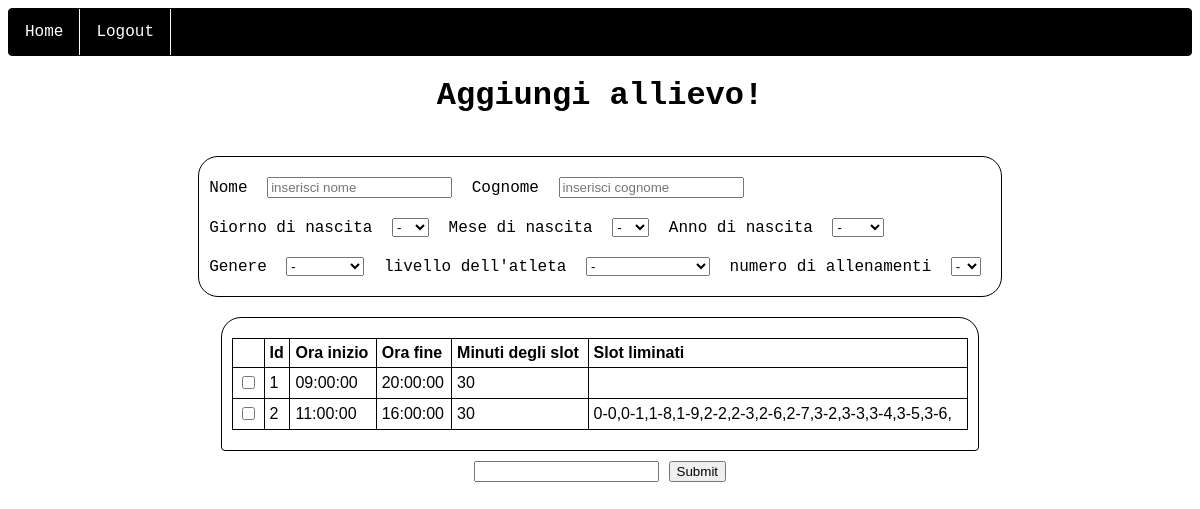
Page /home/aggiungi (signed in) on the earlier database version.
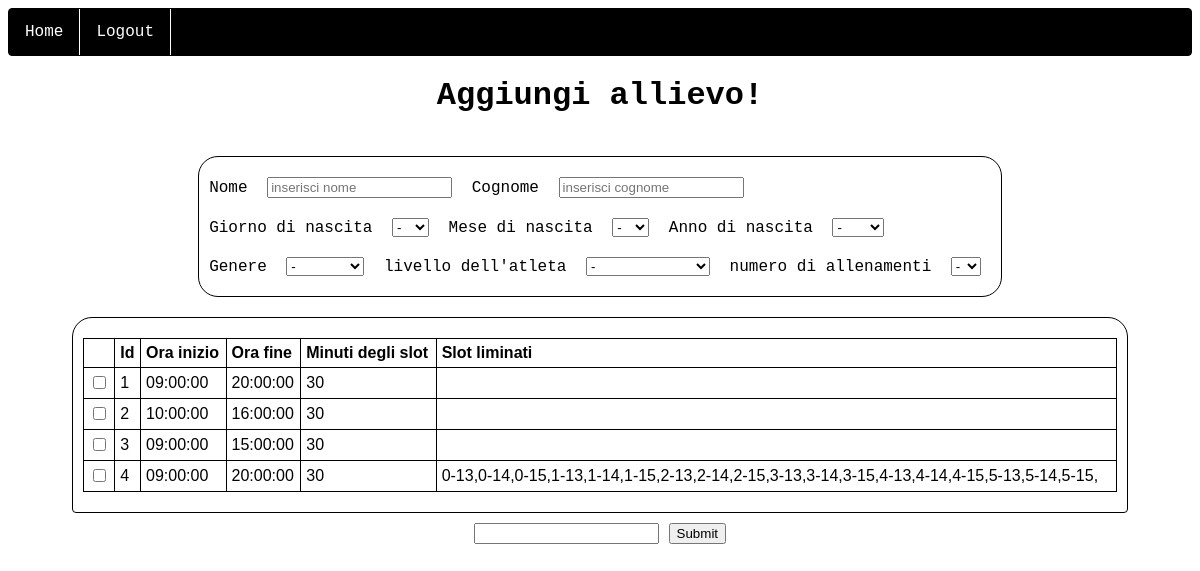
Same page on the later database version.
### website/models.py (models this page shows)
class Calendario(db.Model):
    id = db.Column(db.Integer, primary_key = True)
    oremattina = db.Column(db.String(5))
    orepomeriggio = db.Column(db.String(5))
    numeroslot = db.Column(db.Integer)
    sloteliminati = db.Column(db.String(150))
    allievo = db.relationship("Allievo", backref='calendario', uselist = True)

### website/dashboard.py (the view)
@dashboard.route('/aggiungi', methods = ['GET', 'POST'])
@login_required
def create_user():
    calendar_list = Calendario.query.all()
    if request.method == 'POST':
        nome = request.form.get("nome")
        cognome = request.form.get("cognome")
        giorno_nascita = request.form.get("giorno")
        mese_nascita = request.form.get("mese")
        anno_nascita = request.form.get("anno")
        genere = request.form.get("genere")
        livello = request.form.get("livello")
        numero_allenamenti = request.form.get("allenamenti")
        id_calendario = request.form.get("idcalendar")
        d = request.form.getlist("check")
        print(nome,cognome,giorno_nascita,mese_nascita, anno_nascita, genere, livello, numero_allenamenti, id_calendario, d)
        if nome == "" or cognome == "" or giorno_nascita == '-' or mese_nascita == '-' or anno_nascita == '-' or genere == '-' or livello == '-' or numero_allenamenti == '-' or id_calendario == '-':
            flash("non hai inserito nome oppure cognome")
            return render_template("aggiungi.html", user=current_user, calendar_list = calendar_list)
        struct_time_oggi = date.today().timetuple()
        struct_time_nascita = date(int(anno_nascita), int(mese_nascita), int(giorno_nascita)).timetuple()
        match livello:
            case "I love tennis":
                low_bound = date(struct_time_oggi.tm_year - 4, struct_time_oggi.tm_mon, struct_time_oggi.tm_mday).timetuple()
                high_bound = date(struct_time_oggi.tm_year - 3, struct_time_oggi.tm_mon, struct_time_oggi.tm_mday).timetuple()
                if not (mktime(low_bound) <= mktime(struct_time_nascita) and mktime(struct_time_nascita) <=  mktime(high_bound)):
                    flash(f"hai inserito un'anno di nascita sbagliato {anno_nascita}, per il livelllo{livello}")
                    return render_template("aggiungi.html", user=current_user, calendar_list = calendar_list)
            case "sat under 8" | "pre ago under 8" | "ago under 8":
                low_bound = date(struct_time_oggi.tm_year - 8, struct_time_oggi.tm_mon, struct_time_oggi.tm_mday).timetuple()
                high_bound = date(struct_time_oggi.tm_year - 5, struct_time_oggi.tm_mon, struct_time_oggi.tm_mday).timetuple()
                if not (mktime(low_bound) <= mktime(struct_time_nascita) and mktime(struct_time_nascita) <=  mktime(high_bound)):
                    flash(f"hai inserito un'anno di nascita sbagliato {anno_nascita}, per il livelllo{livello}")
                    return render_template("aggiungi.html", user=current_user, calendar_list = calendar_list)
            case "sat under 10" | "pre ago under 10" | "ago under 10":
                low_bound = date(struct_time_oggi.tm_year - 10, struct_time_oggi.tm_mon, struct_time_oggi.tm_mday).timetuple()
                high_bound = date(struct_time_oggi.tm_year - 9, struct_time_oggi.tm_mon, struct_time_oggi.tm_mday).timetuple()
                if not (mktime(low_bound) <= mktime(struct_time_nascita) and mktime(struct_time_nascita) <=  mktime(high_bound)):
                    flash(f"hai inserito un'anno di nascita sbagliato {anno_nascita}, per il livelllo{livello}")
                    return render_template("aggiungi.html", user=current_user, calendar_list = calendar_list)
            case "sat under 12" | "pre ago under 12" | "ago under 12":
                low_bound = date(struct_time_oggi.tm_year - 12, struct_time_oggi.tm_mon, struct_time_oggi.tm_mday).timetuple()
                high_bound = date(struct_time_oggi.tm_year - 11, struct_time_oggi.tm_mon, struct_time_oggi.tm_mday).timetuple()
                if not (mktime(low_bound) <= mktime(struct_time_nascita) and mktime(struct_time_nascita) <=  mktime(high_bound)):
                    flash(f"hai inserito un'anno di nascita sbagliato {anno_nascita}, per il livelllo{livello}")
                    return render_template("aggiungi.html", user=current_user, calendar_list = calendar_list)
            case "sat under 14" | "pre ago under 14" | "ago under 14":
                low_bound = date(struct_time_oggi.tm_year - 14, struct_time_oggi.tm_mon, struct_time_oggi.tm_mday).timetuple()
                high_bound = date(struct_time_oggi.tm_year - 13, struct_time_oggi.tm_mon, struct_time_oggi.tm_mday).timetuple()
                if not (mktime(low_bound) <= mktime(struct_time_nascita) and mktime(struct_time_nascita) <=  mktime(high_bound)):
                    flash(f"hai inserito un'anno di nascita sbagliato {anno_nascita}, per il livelllo{livello}")
                    return render_template("aggiungi.html", user=current_user, calendar_list = calendar_list)
            case "sat under 16" | "pre ago under 16" | "ago under 16":
                low_bound = date(struct_time_oggi.tm_year - 16, struct_time_oggi.tm_mon, struct_time_oggi.tm_mday).timetuple()
                high_bound = date(struct_time_oggi.tm_year - 15, struct_time_oggi.tm_mon, struct_time_oggi.tm_mday).timetuple()
                if not (mktime(low_bound) <= mktime(struct_time_nascita) and mktime(struct_time_nascita) <=  mktime(high_bound)):
                    flash(f"hai inserito un'anno di nascita sbagliato {anno_nascita}, per il livelllo{livello}")
                    return render_template("aggiungi.html", user=current_user, calendar_list = calendar_list)
            case "sat under 18" | "pre ago under 18" | "ago under 18":
                low_bound = date(struct_time_oggi.tm_year - 16, struct_time_oggi.tm_mon, struct_time_oggi.tm_mday).timetuple()
                high_bound = date(struct_time_oggi.tm_year - 15, struct_time_oggi.tm_mon, struct_time_oggi.tm_mday).timetuple()
                if not (mktime(low_bound) <= mktime(struct_time_nascita) and mktime(struct_time_nascita) <=  mktime(high_bound)):
                    flash(f"hai inserito un'anno di nascita sbagliato {anno_nascita}, per il livelllo{livello}")
                    return render_template("aggiungi.html", user=current_user, calendar_list = calendar_list)
            case _ :
                print("non hai messo nessuna categoria")
        slotDisponibili = ""
        buckets_days = [[] for x in range (6)]
        for check in d:
            split = check.rsplit('-')
            buckets_days[int(split[0])].append(split[1])
        print(buckets_days)
        ms = 0
        if livello == "I love tennis" or livello == "sat under 8" or livello == "sat under 10" or livello == "sat under 12" or livello == "sat under 14" or livello == "sat under 16" or livello == "sat under 18" :
            ms = 2
        else:
            ms = 3
        for d,day in enumerate(buckets_days):
            if len(day) % ms != 0:
                flash(f"non hai inserito un numero di slot mutipli di {ms}")
                return render_template("aggiungi.html", user=current_user, calendar_list = calendar_list)
        for d,day in enumerate(buckets_days):
            if len(day) == 1:
                flash(f'attenzione, hai dato disponibilità nel giorno{day} un solo slot!')
                return render_template("aggiungi.html", user=current_user, calendar_list = calendar_list)
            else:
                for x,slot in enumerate(day) :
                    if x == 0:
                        if int(day[x + 1]) - int(slot) != 1:
                            flash(f'attenzione, hai immesso nel giorno{d}={day} uno slot da mezz\'ora da solo! ovvero{slot}')
                            return render_template("aggiungi.html", user=current_user, calendar_list = calendar_list)
                    elif x == len(day) - 1:
                        if int(slot) - int(day[x - 1]) != 1:
                            flash(f'attenzione, hai immesso nel giorno{day} uno slot da mezz\'ora da solo! ovvero{slot}')
                            return render_template("aggiungi.html", user=current_user, calendar_list = calendar_list)
                    elif (int(day[x + 1]) - int(slot)) != 1 and (int(slot) - int(day[x - 1])) != 1:
                            flash(f'attenzione, hai escluso nel giorno{day} uno slot da mezz\'ora da solo! ovvero{slot}')
                            render_template("aggiungi.html", user=current_user, calendar_list = calendar_list)
        count60 = 0
        count90 = 0
        switch = 0
        for d,day in enumerate(buckets_days):
            if livello == "I love tennis" or livello == "sat under 8" or livello == "sat under 10" or livello == "sat under 12"\
                    or livello == "sat under 14" or livello == "sat under 16" or livello == "sat under 18" :
                switch = 0
                if len(day) == 0:
                    continue
                if len(day) == 1:
                    return render_template("aggiungi.html", user=current_user, calendar_list = calendar_list)
                else:
                    count60 += 1
            else :
                switch = 1
                if len(day) == 0:
                    continue
                if len(day) < 3:
                    return render_template("aggiungi.html", user=current_user, calendar_list = calendar_list)
                else:
                    count90 += 1
        if switch == 0:
            if count60 < int(numero_allenamenti):
                flash("(60) il numero di slot inseriti non soddisfa il numero di allenamenti a settimana dell'allievo")
                return render_template("aggiungi.html", user=current_user, calendar_list = calendar_list)
        if switch == 1:
            if count90 < int(numero_allenamenti):
                flash("(90) il numero di slot inseriti non soddisfa il numero di allenamenti a settimana dell'allievo")
                return render_template("aggiungi.html", user=current_user, calendar_list = calendar_list)
        print("è andato tutto bene")
        for x,day in enumerate(buckets_days):
            for slots in day:
                slotDisponibili += f"{x}-{slots},"
        new_allievo = Allievo(nome=nome, cognome=cognome, giornonascita=int(giorno_nascita), mesenascita=int(mese_nascita), annonascita=int(anno_nascita),livello = livello, numeroallenamenti=numero_allenamenti, slotdisponibilita=slotDisponibili, id_calendario= int(id_calendario))
        db.session.add(new_allievo)
        db.session.commit()
        flash("aggiunta dell'utente andato a buon fine!")
        return redirect(url_for('dashboard.home',name = admin_name))
    else:
        return render_template("aggiungi.html", user=current_user, calendar_list = calendar_list)

### website/templates/dashboard/aggiungi.html (shortened to what this page needs)
{% extends "base.html"%}
{% block content %}
<link rel="stylesheet" href="{{ url_for('static', filename='styles/addUserStyle.css') }}">
<h1>Aggiungi allievo!</h1>
<form id="adduser" method="post">
<div class="main-div">
    <div class="left">
            <div class="form-container">
                <div class ="form-elements">
                    <label for="nome">Nome</label>
                    <input type="text" name="nome" id="nome" placeholder="inserisci nome">
                    <label for="nome">Cognome</label>
                    <input type="text" name="cognome" id="cognome" placeholder="inserisci cognome">
                </div>
                <div class="form-elements">
                    <label for="giorno">Giorno di nascita</label>
                    <select name="giorno" id="giorno">
                        <option disabled selected value>-</option>
                    </select>
                    <label for="mese">Mese di nascita</label>
                    <select name="mese" id="mese">
                        <option disabled selected value>-</option>
                    </select>
                    <label for="anno">Anno di nascita</label>
                    <select name="anno" id="anno">
                        <option disabled selected value>-</option>
                    </select>
                </div>
                <div class="form-elements">
                    <label for="genere">Genere</label>
                    <select name="genere" id="genere">
                        <option disabled selected value>-</option>
                    </select>
                    <label>livello dell'atleta</label>
                    <select name="livello" id="livello">
                        <option disabled selected value>-</option>
                    </select>
                    <label for="allenamenti">numero di allenamenti</label>
                    <select name="allenamenti" id="allenamenti">
                        <option disabled selected value>-</option>
                    </select>
                </div>
            </div>
    </div>
    <div class="right">
        <div class="calendar-list">
            <table id="table-calendars">
                <tr>
                    <th></th>
                    <th>Id</th>
                    <th>Ora inizio</th>
                    <th>Ora fine</th>
                    <th>Minuti degli slot</th>
                    <th>Slot liminati</th>
                </tr>
            {% for cal in calendar_list%}
                <tr id="tr{{loop.index}}" name="tr{{loop.index}}">
                    <td><input type="checkbox" id="{{loop.index}}" name="{{loop.index}}" class="checkbox-calendar" onclick="uncheck_other_checkboxes(this)"></td>
                    <td>{{loop.index}}</td>
                    <td>{{cal.oremattina}}</td>
                    <td>{{cal.orepomeriggio}}</td>
                    <td>{{cal.numeroslot}}</td>
                    <td>{{cal.sloteliminati}}</td>
                </tr>
            {% endfor %}
            </table>
        </div>
    </div>
</div>
<div class="submit">
    <input type="text" id="idcalendar" name="idcalendar" readonly>
    <input type="submit" id="submit">
</div>
</form>
{% endblock %}

### website/templates/base.html (shortened to what this page needs)
<!DOCTYPE html>
<html>
  <head>
    <link rel="stylesheet" href="{{ url_for('static', filename='styles/baseStyle.css') }}">
  </head>
  <body>
    <nav class="navbared">
          <ul>
            {% if user.is_authenticated %}
            <li><a class="nav-item nav-link" id="home" href="/home">Home</a></li>
            <li><a class="nav-item nav-link" id="logout" href="/logout">Logout</a></li>
            {% else %}
            <li><a class="nav-item nav-link" id="login" href="/">Login</a></li>
            <li><a class="nav-item nav-link" id="signUp" href="/sign-up">Sign Up</a></li>
            {% endif %}
        </ul>
    </nav>
    <div class="container">{% block content %} {% endblock %}</div>
  </body>
</html>

Differences in the rows shown:
changed Calendario (number 2 of 4 on the later page): oremattina "11:00:00" → "10:00:00"; sloteliminati "0-0,0-1,1-8,1-9,2-2,2-3,2-6,2-7,3-2,3-3,3-4,3-5,3-6," → (not shown)
added Calendario: oremattina "09:00:00", orepomeriggio "15:00:00", numeroslot "30"
added Calendario: oremattina "09:00:00", orepomeriggio "20:00:00", numeroslot "30", sloteliminati "0-13,0-14,0-15,1-13,1-14,1-15,2-13,2-14,2-15,3-13,3-14,3-15,4-13,4-14,4-15,5-13,5-14,5-15,"
